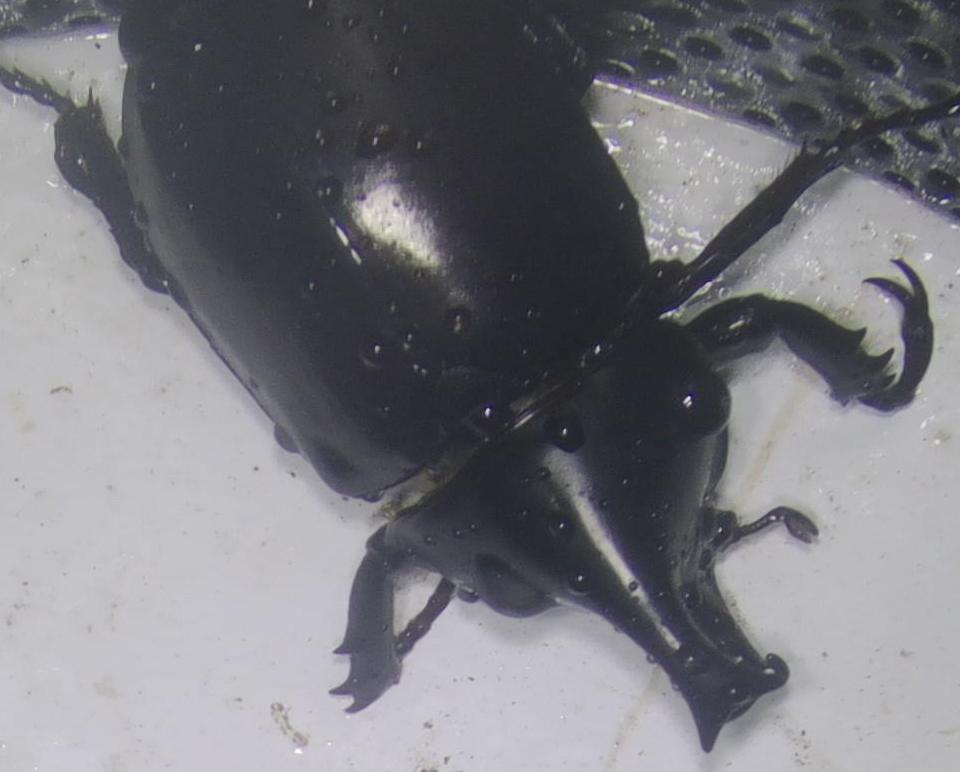
#> input picture Good/68_540.jpg, 960 x 772 px
$ python embed_2.py
#> lines starting #> are read from the running program, lines starting #| are printed output that depends on the picture; after the words box and inside, x2 and y2 are one past the last pixel; in counts of white or black regions, pixels touching at a corner belong together
#> further down, image is the input picture: shape (772, 960, 3); mean B, G, R 126.9, 120.7, 120.8
from math import cos

import cv2
import numpy as np
from numpy import sin


def copy_and_fade(image, padding_size=20):
#> called with padding_size = 50
    h, w, _ = image.shape
#> h = 772; w = 960
    print(type(image))
#| <class 'numpy.ndarray'>
    print(image.shape)
#| (772, 960, 3)
    print(image)
#> (printed output is left out)

    # Create a new larger canvas for the expanded image
    expanded_image = np.zeros((h + 2 * padding_size, w + 2 * padding_size, 3), dtype=np.uint8)

    # Copy the original image to the center of the expanded canvas
    expanded_image[padding_size:h+padding_size, padding_size:w+padding_size] = image
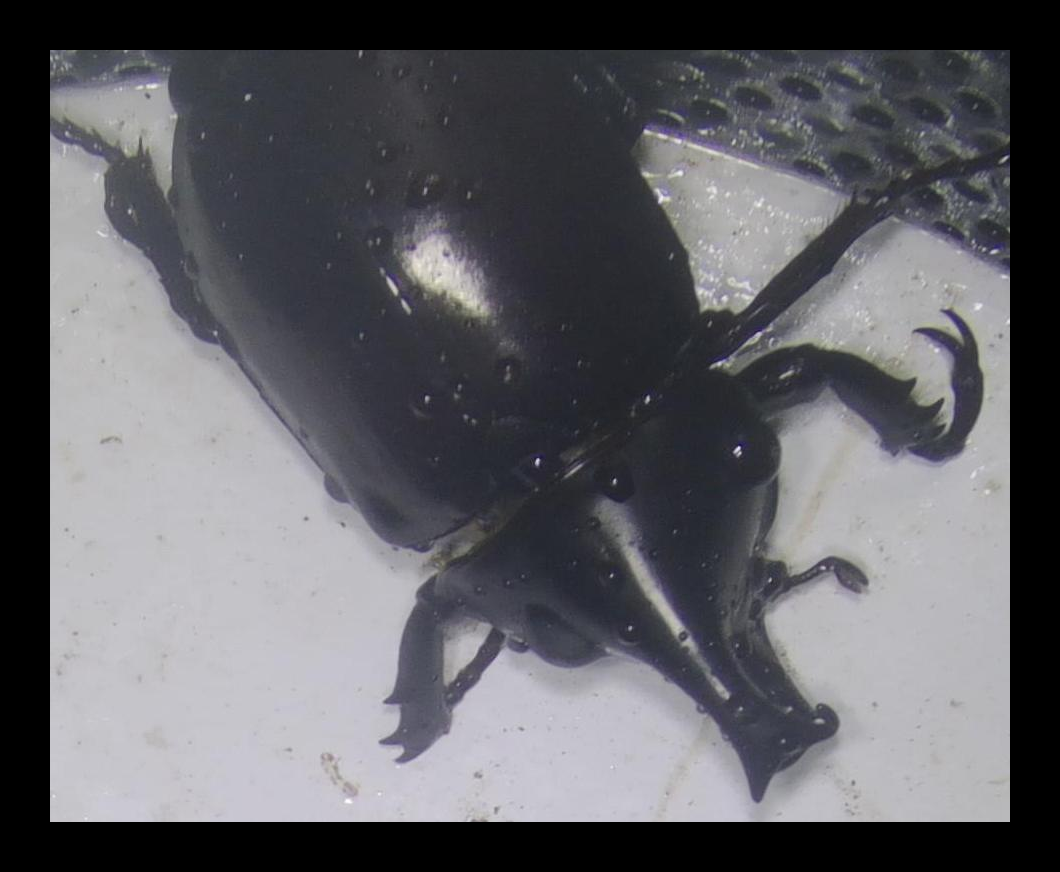
#> expanded_image: shape (872, 1060, 3); mean B, G, R 101.7, 96.8, 96.8

    # Copy and fade the border pixels
    for i in range(padding_size):
        alpha = i / padding_size  # Calculate fading alpha value
        # expanded_image[i, padding_size:-padding_size] = (image[0] * alpha + expanded_image[i, padding_size:-padding_size] * (1 - alpha)).astype(np.uint8)
        expanded_image[i, padding_size:-padding_size] = (image[0] * alpha + expanded_image[i, padding_size:-padding_size] * (1 - alpha)).astype(np.uint8)
        expanded_image[-i-1, padding_size:-padding_size] = (image[-1] * alpha + expanded_image[-i-1, padding_size:-padding_size] * (1 - alpha)).astype(np.uint8)
        expanded_image[padding_size:-padding_size, i] = (image[:, 0] * alpha + expanded_image[padding_size:-padding_size, i] * (1 - alpha)).astype(np.uint8)
        expanded_image[padding_size:-padding_size, -i-1] = (image[:, -1] * alpha + expanded_image[padding_size:-padding_size, -i-1] * (1 - alpha)).astype(np.uint8)
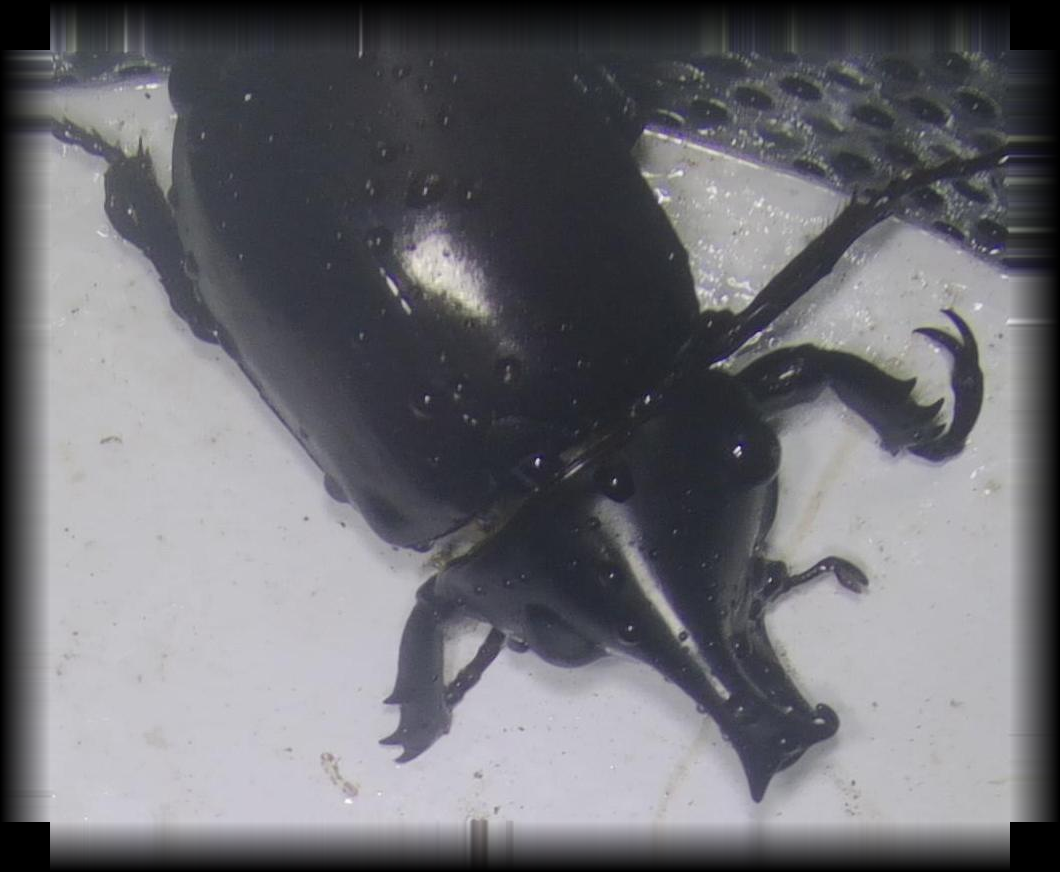
#> expanded_image: shape (872, 1060, 3); 18.36% of pixels changed, all inside (x1, y1, x2, y2) = (1, 1, 1059, 871)

    for i in range(padding_size):
        alpha = i / padding_size  # Calculate fading alpha value
        beta = abs(((i - padding_size)^2) / (padding_size^2))
        if beta > 1 :
            beta = 1
        beta = 1 - beta
        beta = round(beta, 2)
        print(beta)

        expanded_image[i, 0:padding_size] = (image[0, 0] * beta + expanded_image[i, 0:padding_size]).astype(np.uint8)
        expanded_image[0:padding_size, i] = (image[0, 0] * beta + expanded_image[0:padding_size, i]).astype(np.uint8)
        # expanded_image[0:padding_size, i] = expanded_image[0:padding_size, i] * alpha
        # expanded_image[i, 0:padding_size] = expanded_image[i, 0:padding_size] * alpha

        expanded_image[i, -padding_size:-1] = (image[0, -1] * beta + expanded_image[i, -padding_size:-1]).astype(np.uint8)
        expanded_image[0:padding_size, -1-i] = (image[0, -1] * beta + expanded_image[0:padding_size, -1-i]).astype(np.uint8)
        # expanded_image[i, -padding_size:-1] = expanded_image[i, -padding_size:-1] * alpha
        # expanded_image[0:padding_size, -1 - i] = expanded_image[0:padding_size, -1-i] * alpha

        expanded_image[-i-1, 0:padding_size] = (image[-1, 0] * beta + expanded_image[-i-1, 0:padding_size]).astype(np.uint8)
        expanded_image[-padding_size:-1, i] = (image[-1, 0] * beta + expanded_image[-padding_size:-1, i]).astype(np.uint8)
        # expanded_image[-i - 1, 0:padding_size] = expanded_image[-i-1, 0:padding_size] * alpha
        # expanded_image[-padding_size:-1, i] = expanded_image[-padding_size:-1, i] * alpha

        expanded_image[-1-i, -padding_size:-1] = (image[-1, 0] * beta + expanded_image[-1-i, -padding_size:-1]).astype(np.uint8)
        expanded_image[-padding_size:-1, -i-1] = (image[-1, 0] * beta + expanded_image[-padding_size:-1, -i-1]).astype(np.uint8)
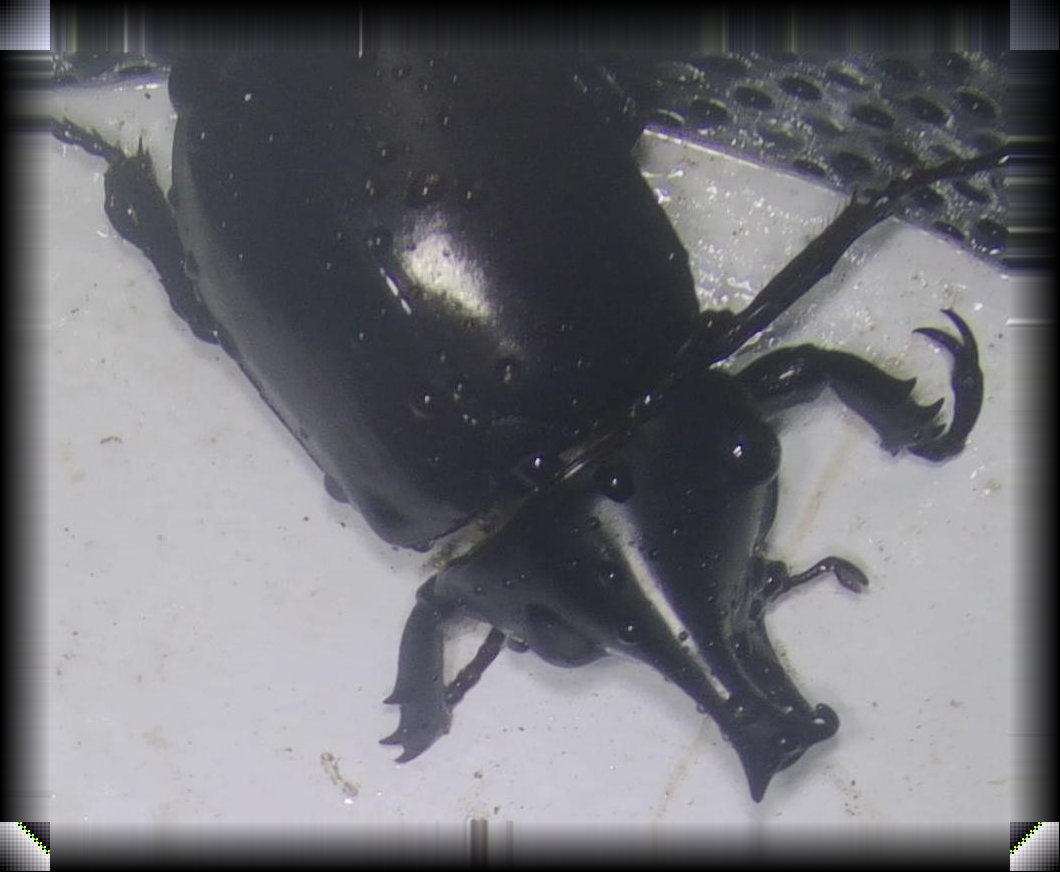
#> expanded_image: shape (872, 1060, 3); 1.06% of pixels changed, all inside (x1, y1, x2, y2) = (0, 0, 1059, 871)
        # expanded_image[-1 - i, -padding_size:-1] = expanded_image[-1-i, -padding_size:-1] * beta
        # expanded_image[-padding_size:-1, -i - 1] = expanded_image[-padding_size:-1, -i-1] * beta

    return expanded_image


# Load an image
image_path = 'Good/68_540.jpg'  # Replace with your image path
image = cv2.imread(image_path)

# Expand the image
expanded_image = copy_and_fade(image, padding_size=50)

# Display the original and expanded images
cv2.imshow('Original Image', image)
cv2.imshow('Expanded Image', expanded_image)
cv2.waitKey(0)
cv2.destroyAllWindows()

$ run again, with Good/0_460.jpg copied over Good/68_540.jpg
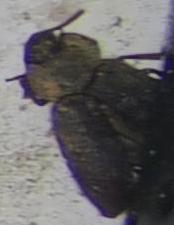
#> input picture Good/0_460.jpg, 174 x 225 px
#> image is the input picture: shape (225, 174, 3); mean B, G, R 101.8, 100.7, 102.7
#| <class 'numpy.ndarray'>
#| (225, 174, 3)
#> (printed output is left out)
#> after the loop in copy_and_fade, `for i in range(padding_size):`:
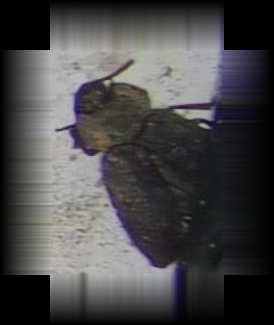
#> expanded_image: shape (325, 274, 3); mean B, G, R 72.7, 71.6, 72.6
#> after the loop in copy_and_fade, `for i in range(padding_size):`:
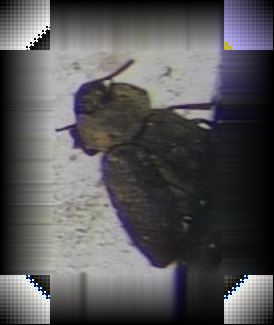
#> expanded_image: shape (325, 274, 3); 10.98% of pixels changed, all inside (x1, y1, x2, y2) = (0, 0, 273, 324)

$ run again, with Good/10_460.jpg copied over Good/68_540.jpg
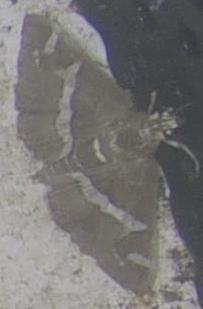
#> input picture Good/10_460.jpg, 203 x 309 px
#> image is the input picture: shape (309, 203, 3); mean B, G, R 115.9, 116.8, 118.1
#| <class 'numpy.ndarray'>
#| (309, 203, 3)
#> (printed output is left out)
#> after the loop in copy_and_fade, `for i in range(padding_size):`:
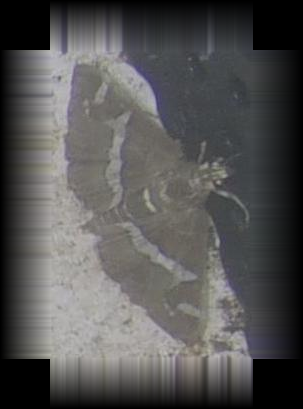
#> expanded_image: shape (409, 303, 3); mean B, G, R 83.5, 83.8, 84.6
#> after the loop in copy_and_fade, `for i in range(padding_size):`:
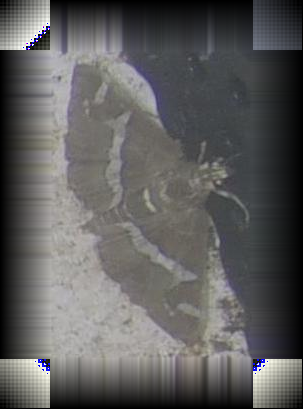
#> expanded_image: shape (409, 303, 3); 7.89% of pixels changed, all inside (x1, y1, x2, y2) = (0, 0, 302, 408)

$ run again, with Good/11_460.jpg copied over Good/68_540.jpg
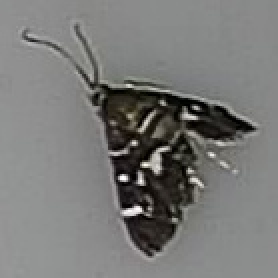
#> input picture Good/11_460.jpg, 139 x 139 px (shown 2 times larger)
#> image is the input picture: shape (139, 139, 3); mean B, G, R 120, 121.8, 121.7
#| <class 'numpy.ndarray'>
#| (139, 139, 3)
#> (printed output is left out)
#> after the loop in copy_and_fade, `for i in range(padding_size):`:
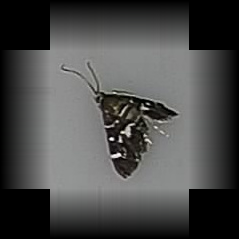
#> expanded_image: shape (239, 239, 3); mean B, G, R 74.1, 74.8, 74.5
#> after the loop in copy_and_fade, `for i in range(padding_size):`:
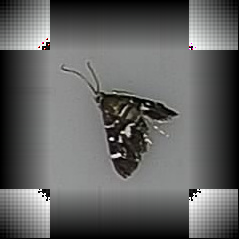
#> expanded_image: shape (239, 239, 3); 17.11% of pixels changed, all inside (x1, y1, x2, y2) = (0, 0, 238, 238)
